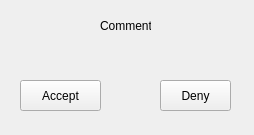
<?xml version="1.0" encoding="UTF-8"?>
<ui version="4.0">
 <class>MainWindow</class>
 <widget class="QMainWindow" name="MainWindow">
  <property name="geometry">
   <rect>
    <x>0</x>
    <y>0</y>
    <width>254</width>
    <height>135</height>
   </rect>
  </property>
  <property name="windowTitle">
   <string>MainWindow</string>
  </property>
  <widget class="QWidget" name="centralwidget">
   <widget class="QPushButton" name="pushButton_7">
    <property name="geometry">
     <rect>
      <x>20</x>
      <y>80</y>
      <width>81</width>
      <height>31</height>
     </rect>
    </property>
    <property name="text">
     <string>Accept</string>
    </property>
   </widget>
   <widget class="QPushButton" name="pushButton_8">
    <property name="geometry">
     <rect>
      <x>160</x>
      <y>80</y>
      <width>71</width>
      <height>31</height>
     </rect>
    </property>
    <property name="text">
     <string>Deny</string>
    </property>
   </widget>
   <widget class="QLabel" name="label">
    <property name="geometry">
     <rect>
      <x>20</x>
      <y>40</y>
      <width>211</width>
      <height>31</height>
     </rect>
    </property>
    <property name="text">
     <string/>
    </property>
   </widget>
   <widget class="QLabel" name="label_2">
    <property name="geometry">
     <rect>
      <x>100</x>
      <y>10</y>
      <width>51</width>
      <height>31</height>
     </rect>
    </property>
    <property name="text">
     <string>Comment</string>
    </property>
   </widget>
  </widget>
 </widget>
 <resources/>
 <connections/>
</ui>
